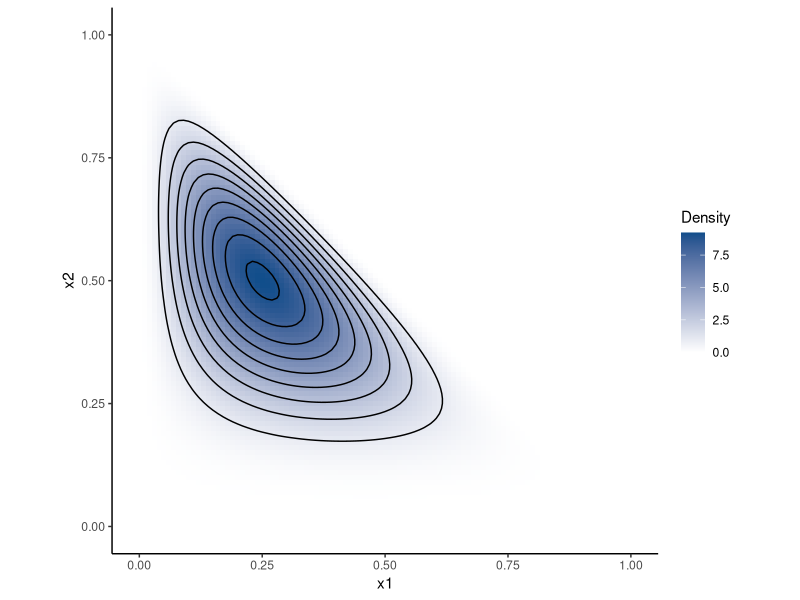
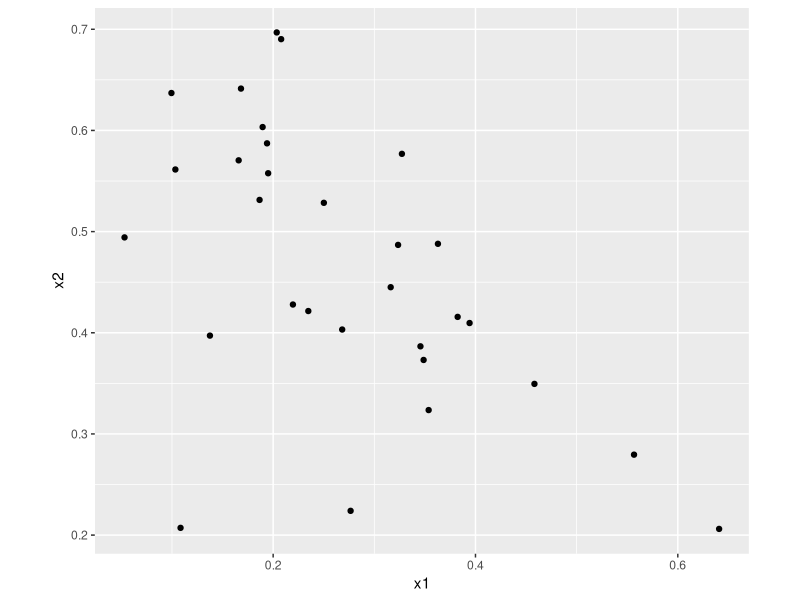
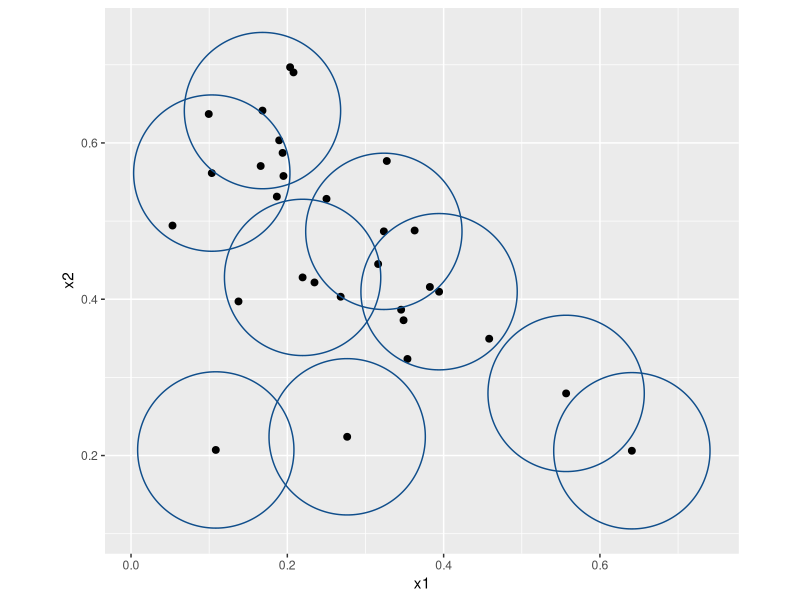
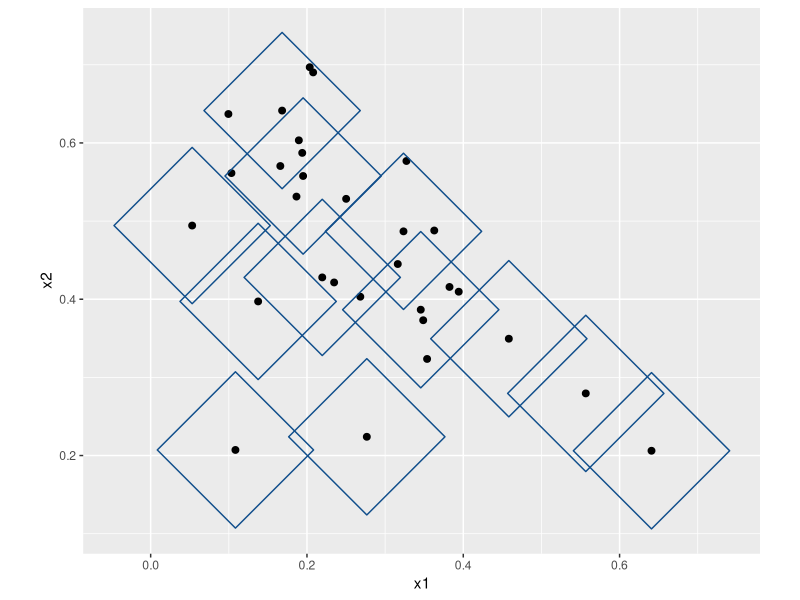
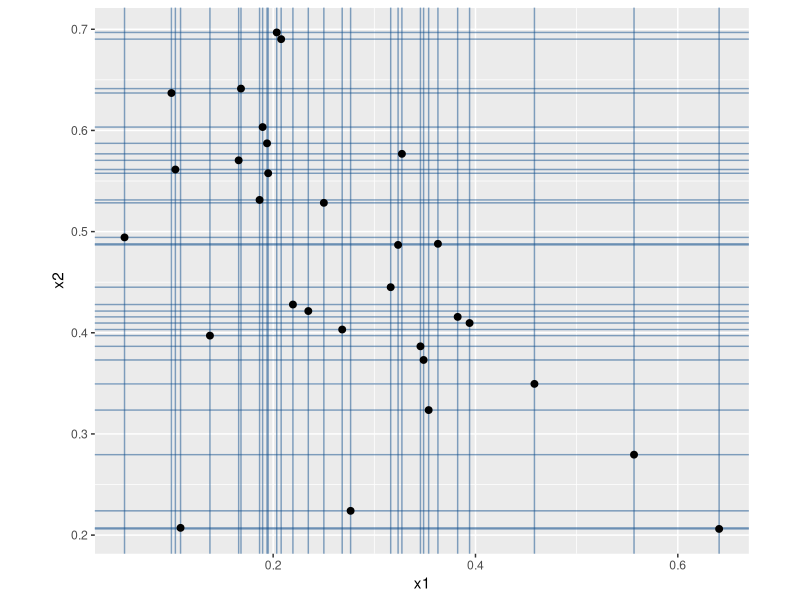
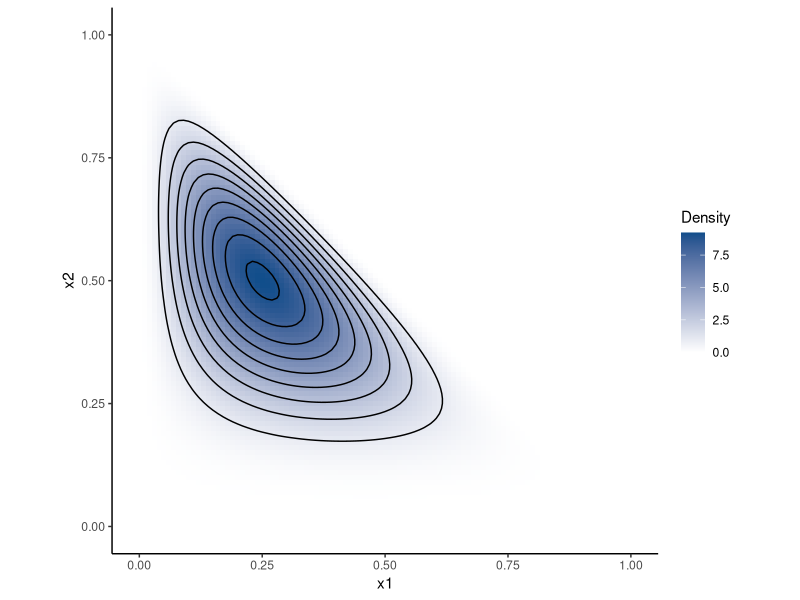
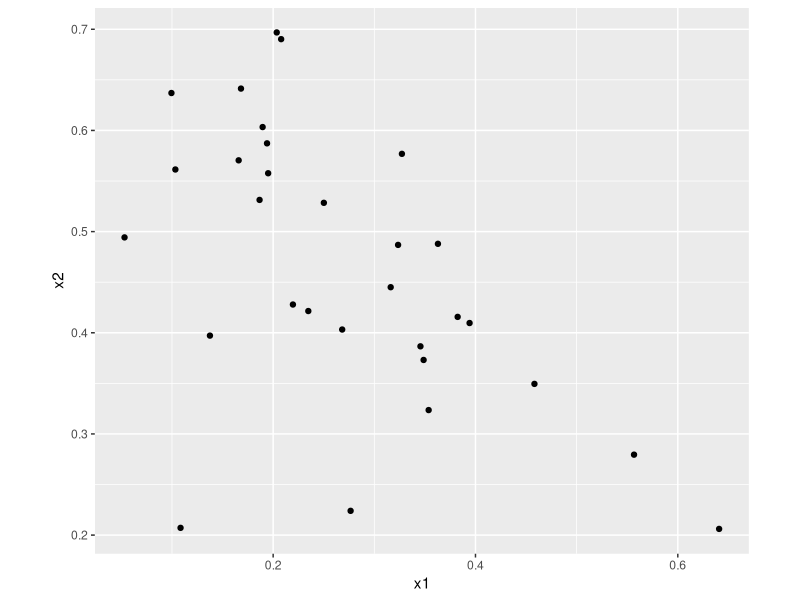
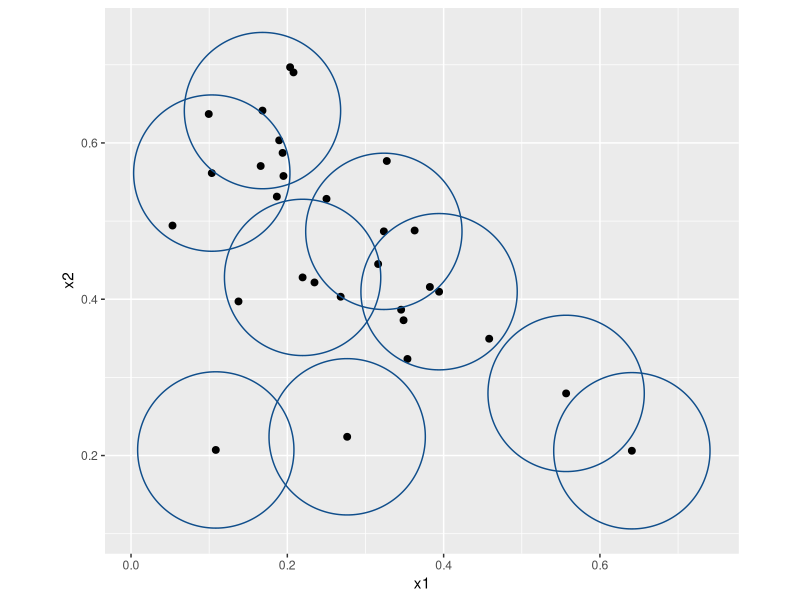

Source code (R) for these figures, in order:
# Metric Entropy

library("MCMCpack")
library("ggplot2")
library("dplyr")

width = 4

# visualization of the entropy of a dirichlet distribution
alpha = c(3, 5, 3)

# use 3d x to plot in 2d as the third dimension is degenerate as x1 + x2 + x3 = 1
x = expand.grid(x1 = seq(0, 1, 0.01), x2 = seq(0, 1, 0.01))
x[,3] = 1 - x[,1] - x[,2]

# compute density
dens = apply(x, 1, ddirichlet, alpha = alpha)
density_data = data.frame(x1 = x[,1], x2 = x[,2], x3 = x[,3], z = dens)

# compute entropy
# helper function
Beta = function(alpha) {
  prod(gamma(alpha)) / gamma(sum(alpha))
}
# Shannon entropy of dirichlet
dir_ent = function(alpha) {
  alpha0 = sum(alpha)
  K = length(alpha)
  log(Beta(alpha)) + (alpha0 - K) * digamma(alpha0) - sum((alpha - 1) * digamma(alpha))
}
dir_ent(alpha)

# Renyi entropy of 3d (i.e. 2d) dirichlet
# alpha is 3d parameter of gamma distribution, lambda is parameter of renyi entropy
dir_renyi = function (alpha, lambda) {
  G_lambda = gamma(sum(alpha))^lambda * prod(gamma(lambda * alpha - lambda + 1)) /
    (gamma(lambda * (sum(alpha) - 3) + 3) * (prod(gamma(alpha))^lambda))
  return(log(G_lambda) / (1 - lambda))
}
# test
dir_renyi(alpha, 2)

# compute renyi entropy for different parameters
q = c(0.01, 0.5, 0.99, 1.01, 2, 10)
dirichlet_renyi_q = sapply(q, dir_renyi, alpha = alpha)
dirichlet_renyi_q
round(dirichlet_renyi_q, 3)
# shannon entropy
round(dir_ent(alpha), 3)


# plot density
ggplot(data = density_data) + 
  geom_raster(aes(x = x1, y = x2, fill = z)) +
  scale_fill_gradient2("Density", low = "white", high = "dodgerblue4") + 
  geom_contour(aes(x = x1, y = x2, z = z), color = "black") +
  theme_classic() + 
  coord_fixed()
ggsave("plots/dirichlet_density.pdf", width = width, height = 0.9 * width)

###########################################################################################
# set seed 1234
set.seed(1234)
# draw a random sample
dir_data = rdirichlet(n = 30, alpha = alpha) %>% as.data.frame()
colnames(dir_data) = c("x1", "x2", "x3")
ggplot(data = dir_data, aes(x = x1, y = x2)) +
  geom_point() + 
  coord_fixed()
ggsave("plots/dirichlet_sample.pdf", width = width, height = 0.9 * width)


library("ggforce")
colnames(dir_data) = c("x1", "x2", "x3")
dir_data$r = 0.1
dir_data$id = 1:nrow(dir_data)

# euclidean covering = 9
selected = c(1, 2, 5, 11, 15, 18, 13, 22, 27)
length(selected)
dir_data$selected = (1:nrow(dir_data)) %in% selected
ggplot() +
  geom_point(aes(x = x1, y = x2), data = dir_data, size = 2) +
  # geom_text(aes(x = x1, y = x2, label = id), data = dir_data, col = "red", size = 5) + 
  geom_circle(aes(x0 = x1, y0 = x2, r = r), 
              color = "dodgerblue4", alpha = 0.5,
              data = filter(dir_data, selected)) +
  coord_fixed()
ggsave("plots/l2_covering.pdf", width = width, height = 0.9 * width)


# l1 covering = 12
selected = c(2, 3, 4, 5, 11, 18, 19, 21, 25, 13, 22, 27)
length(selected)
dir_data$selected = (1:nrow(dir_data)) %in% selected
ggplot() +
  geom_point(aes(x = x1, y = x2), data = dir_data, size = 2) +
  # geom_text(aes(x = x1, y = x2, label = id), data = dir_data, col = "red", size = 5) + 
  geom_circle(aes(x0 = x1, y0 = x2, r = r), n = 4, 
              color = "dodgerblue4", alpha = 0.5,
              data = filter(dir_data, selected)) +
  coord_fixed()
ggsave("plots/l1_covering.pdf", width = width, height = 0.9 * width)


# l0 covering = 30
ggplot(data = dir_data) +
  geom_hline(aes(yintercept = x2), color = "dodgerblue4", alpha = 0.5) +
  geom_vline(aes(xintercept = x1), color = "dodgerblue4", alpha = 0.5) + 
  geom_point(aes(x = x1, y = x2), size = 2) +
  coord_fixed()
ggsave("plots/l0_covering.pdf", width = width, height = 0.9 * width)
